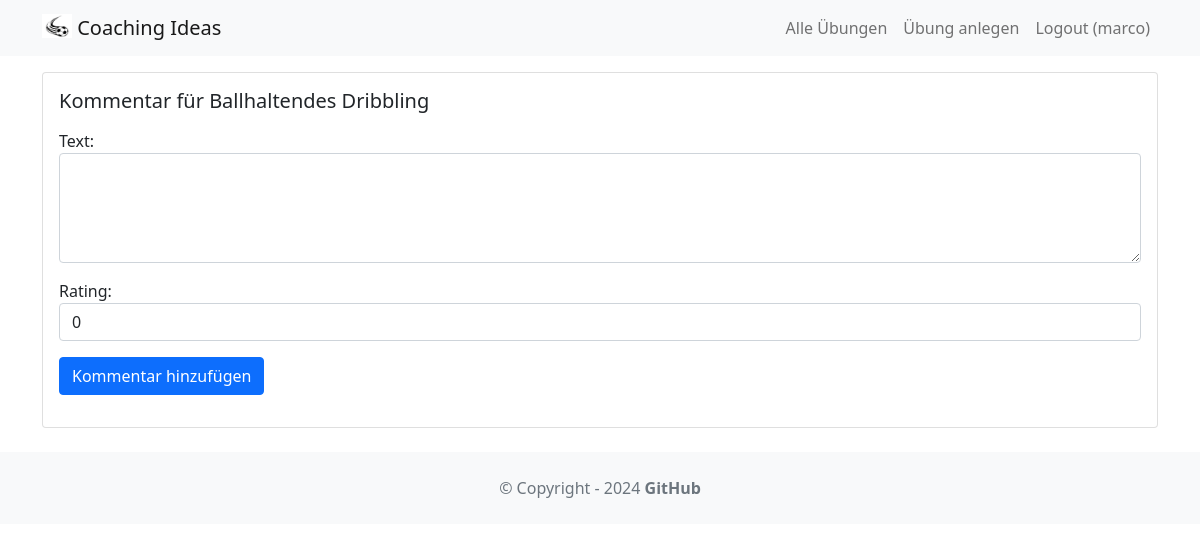
Page /exercise/2/create_comment (signed in) on the earlier database version.
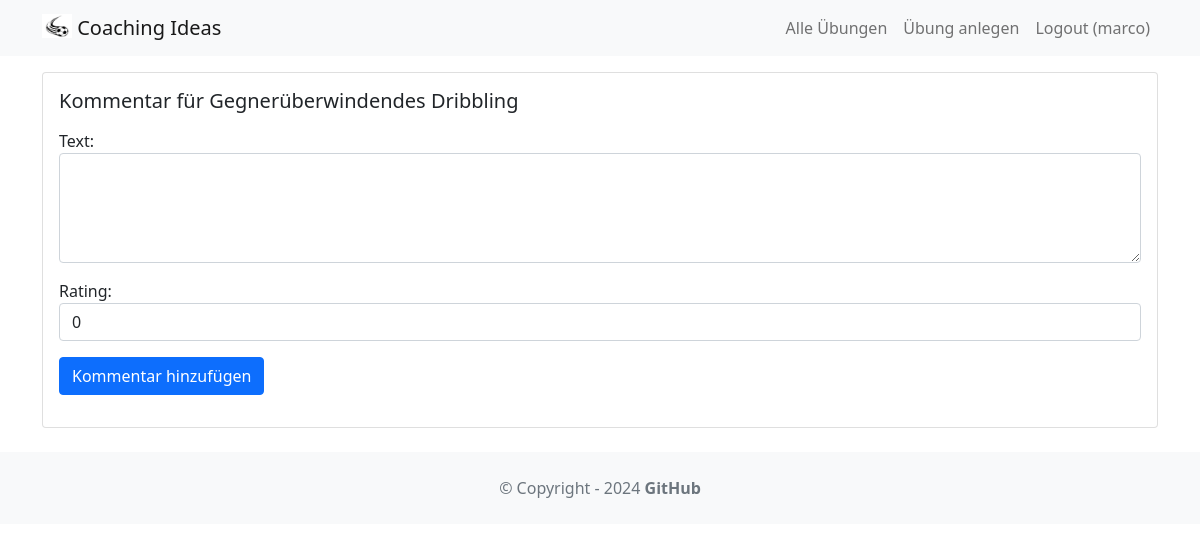
Same page on the later database version.
### exercise/models.py (models this page shows, shortened)
class Exercise(models.Model):
    title = models.CharField(max_length=255)
    body = models.TextField()
    created_on = models.DateTimeField(auto_now_add=True)
    last_modified = models.DateTimeField(auto_now=True)
    creator = models.ForeignKey(User, on_delete=models.SET_NULL, null=True)
    soccer_skills = models.CharField(
        max_length=50, choices=SoccerSkillTextChoices.choices, blank=True
    )
    for_adults = models.BooleanField(default=True)
    for_jun_a = models.BooleanField(default=False)
    for_jun_b = models.BooleanField(default=False)
    for_jun_c = models.BooleanField(default=False)
    for_jun_d = models.BooleanField(default=False)
    for_jun_e = models.BooleanField(default=False)
    for_jun_f = models.BooleanField(default=False)
    for_jun_g = models.BooleanField(default=False)
    image = models.ImageField(upload_to="exercise/images/", null=True, blank=True)
    pdf = models.FileField(upload_to="exercise/pdfs/", blank=True)
    youtube_link = models.URLField(blank=True, null=True)
    rating = models.IntegerField(default=0, choices=[(i, i) for i in range(0, 6)])
    average_rating = models.FloatField(default=0)

### exercise/views.py (the view, shortened to what this page needs)
# urls.py: path("<int:exercise_id>/create_comment", create_comment, name="create_comment"),
@login_required
def create_comment(request, exercise_id):
    exercise = get_object_or_404(Exercise, pk=exercise_id)
    if request.method == "GET":
        return render(
            request,
            "create_comment.html",
            {"form": CommentForm(), "exercise": exercise},
        )

### exercise/forms.py
class CommentForm(ModelForm):
    def __init__(self, *args, **kwargs):
        super(ModelForm, self).__init__(*args, **kwargs)
        self.fields["text"].widget.attrs.update({"class": "form-control"})
        self.fields["rating"].widget.attrs.update({"class": "form-control"})
    class Meta:
        model = Comment
        fields = ["text", "rating"]
        widgets = {
            "text": Textarea(attrs={"rows": 4}),
        }

### exercise/templates/create_comment.html (shortened to what this page needs)
{% extends 'base.html' %}
{% block content %}
<div class="card mb-3">
  <div class="row g-0">
    <div>
      <div class="card-body">
        <h5 class="card-title">Kommentar für {{ exercise.title }}</h5>
        <p class="card-text">
          <form method="POST">
            {{ form.as_p }}
            <button type="submit"
              class="btn btn-primary">
              Kommentar hinzufügen
            </button>
          </form>
        </p>
      </div>
    </div>
  </div>
</div>
{% endblock content %}

Differences in the rows shown:
changed Exercise: title "Ballhaltendes Dribbling" → "Gegnerüberwindendes Dribbling"
